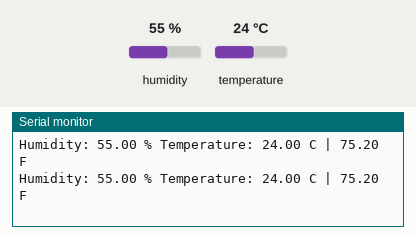
This sketch was run on a simulated Arduino Uno, built with avr-gcc and run on an emulated ATmega328P. On the bench: the last lines printed to the serial monitor. The inputs (shaded band) are chosen by the test bench; at power-on: humidity 55 %, temperature 24 °C.

Above: at 4.8 s.
4.9 s: humidity set to 22 %
At 7.1 s:
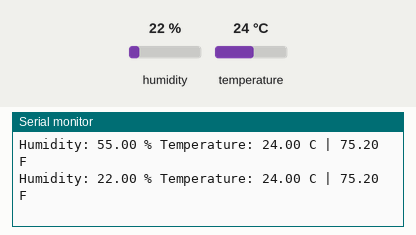
7.9 s: temperature set to 12 °C
At 8.9 s:
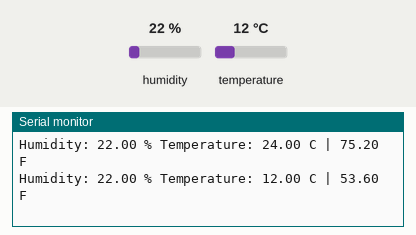
10.9 s: humidity set to 40 %
At 12.4 s:
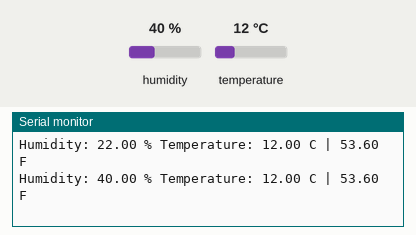
Timing chart, 0 to 13.9 s (numbered marks = the images above; inputs shaded):
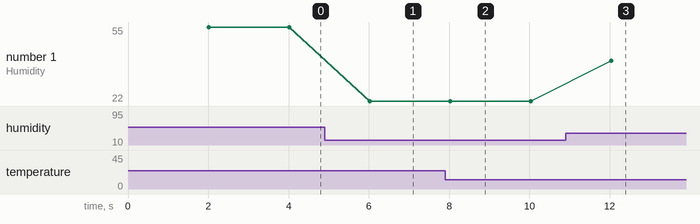

Measured:
- after the input at 4.9 s, the serial monitor: prints a new line after 1.1 s (image 1)
- after the input at 7.9 s, the serial monitor: prints a new line after 0.13 s (image 2)
- after the input at 10.9 s, the serial monitor: prints a new line after 1.1 s (image 3)
- plotted number 1: 55 → 22 after the input at 4.9 s, 22 → 40 after the input at 10.9 s

The sketch:

DHT22.ino
```cpp
#include <Adafruit_Sensor.h>
#include <DHT.h>

#define DHTPIN 2

#define DHTTYPE DHT22

// Initialize DHT sensor:
DHT dht = DHT(DHTPIN, DHTTYPE);

void setup() {
  Serial.begin(9600);
  dht.begin();
}

void loop() {
  delay(2000);

  // Read the humidity in %:
  float h = dht.readHumidity();
  // Read the temperature as Celsius:
  float t = dht.readTemperature();
  // Read the temperature as Fahrenheit:
  float f = dht.readTemperature(true);

  // Check if any reads failed and exit early (to try again):
  if (isnan(h) || isnan(t) || isnan(f)) {
    Serial.println("Failed to read from DHT sensor!");
    return;
  }

  Serial.print("Humidity: ");
  Serial.print(h);
  Serial.print(" % ");
  Serial.print("Temperature: ");
  Serial.print(t);
  Serial.print(" C | ");
  Serial.print(f);
  Serial.println(" F");
}
```
